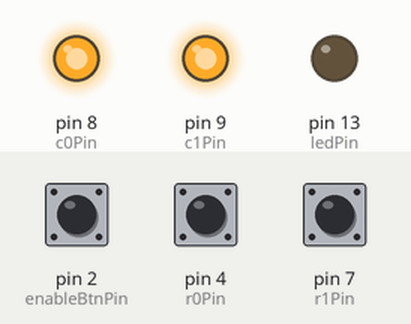
Bench run of a sketch on a simulated Arduino Leonardo, built with avr-gcc and run on an emulated ATmega32U4. Parts: output pins drawn as LEDs (lit = HIGH). The test bench sets the inputs (shaded band); at power-on: pin 2 (enableBtnPin) LOW, pin 4 (r0Pin) HIGH, pin 7 (r1Pin) HIGH. USB keyboard and mouse output is not drawn.

Above: at 1.2 s.
1.3 s: pin 2 (enableBtnPin) pulled HIGH for 0.15 s
At 1.38 s:
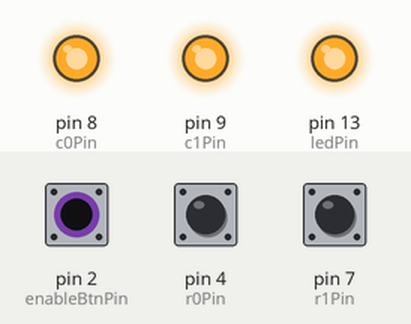
2.9 s: pin 2 (enableBtnPin) pulled HIGH for 3.2 s
At 7.3 s:
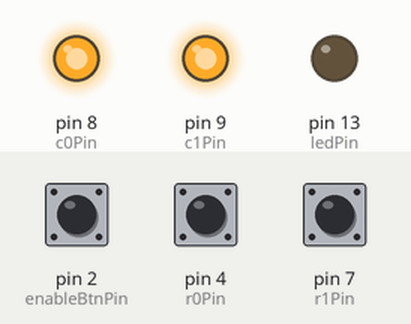
Timing chart, 0 to 8.8 s (numbered marks = the images above; inputs shaded):
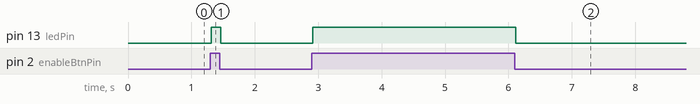

Measured:
- after the input at 1.3 s, pin 13 (ledPin): LOW → HIGH at once, → LOW 0.15 s later
- after the input at 2.9 s, pin 13 (ledPin): LOW → HIGH at once, → LOW 3.2 s later

The sketch:

keybdMatrixWithEnableBtn.ino
```cpp
/*
  Emulates a keyboard with 4 keys in a 2x2 matrix.
  Needs 5 pins of the arduino:
   2 column pins (configured as digital output)
   2 row pins as input (pullup)
   the "keyboard enable" switch. For safety while developing.

  The circuit:
  - LED attached from pin 13 to ground
  Check pictures in the repo.

  - Note: on most Arduinos there is already an LED on the board
    attached to pin 13.

  created 2018
  by Tiago Almeida @jumpifzero

*/

#include <Keyboard.h>

const int enableBtnPin = 2;     // the number of the pushbutton pin
const int ledPin =  13;         // the number of the LED pin
const int c0Pin = 8;
const int c1Pin = 9;
const int r0Pin = 4;
const int r1Pin = 7;

bool keyboardStarted = false;
unsigned int scanColumn = 0;
int pinForColumn[] = { 8, 9 };
int keyPress[2][2] = {{ false, false }, { false, false }};
int prevKeyPress[2][2] = {{ false, false }, { false, false }};
char character[2][2] = { {'a', 'b'}, {'c', 'd'} };
bool debugSerial = false;

void setup() {
  // initialize the LED pin as an output:
  pinMode(ledPin, OUTPUT);
  // initialize the pushbutton pin as an input:
  pinMode(enableBtnPin, INPUT);
  // column pins are outputs and set to high
  pinMode(c0Pin, OUTPUT);
  pinMode(c1Pin, OUTPUT);
  // row pins are input with pullups
  pinMode(r0Pin, INPUT_PULLUP);
  pinMode(r1Pin, INPUT_PULLUP);
  // columns are set high
  digitalWrite(c0Pin, HIGH);
  digitalWrite(c1Pin, HIGH);
  if (debugSerial) {
    Serial.begin(9600);
  }
}

void loop() {
  int r0;
  int r1;
  int keyboardEnabled = (digitalRead(enableBtnPin) == HIGH);

  delay(10);

  if (keyboardEnabled) {
    digitalWrite(ledPin, HIGH); // LED is on when keyboard enabled.

    if ( !keyboardStarted ) {
      keyboardStarted = true;
      Keyboard.begin();
    }

    // copy the previous matrix state for this column;
    prevKeyPress[0][scanColumn] = keyPress[0][scanColumn];
    prevKeyPress[1][scanColumn] = keyPress[1][scanColumn];

    // clear the current matrix state for this column
    keyPress[0][scanColumn] = false;
    keyPress[1][scanColumn] = false;

    // we set the scanColumn to low.
    // then we read the state of the rows.
    // then we increment the column modulus 2.
    // we record the state of the keys in the keyPress.
    // when we get to the last column, for every key, we compare previous scan to current
    // to decide if we send a keypress or a keyrelease comand (or nothing)
    digitalWrite(pinForColumn[scanColumn], LOW);
    r0 = digitalRead(r0Pin);
    r1 = digitalRead(r1Pin);
    digitalWrite(pinForColumn[scanColumn], HIGH);
    if ( r0 == LOW ) {
      keyPress[0][scanColumn] = true;
    }
    if ( r1 == LOW ) {
      keyPress[1][scanColumn] = true;
    }

    // only when the scanColumn reaches the final, do we actually send anything
    if ( scanColumn == 1) {
      // now we send a press or a release by comparing previous to current matrix states
      for(int r=0 ; r<2 ; r++){
        for(int c=0 ; c<2 ; c++){
          if (!prevKeyPress[r][c] && keyPress[r][c]){
            Keyboard.press(character[r][c]);
            if (debugSerial){
              Serial.println("press");
              Serial.println(r);
              Serial.println(c);
              Serial.println(character[r][c]);
            }
          }
          if(!keyPress[r][c] && prevKeyPress[r][c]) {
            Keyboard.release(character[r][c]);
            if (debugSerial){
              Serial.println("unpress");
              Serial.println(r);
              Serial.println(c);
              Serial.println(character[r][c]);
            }
          }
        }
      }
    }

    scanColumn = (scanColumn + 1) % 2;

  } else { // when the keyboard enable switch is released we disable the keyboard lib.
    digitalWrite(ledPin, LOW);

    if ( keyboardStarted ) {
      Keyboard.end();
      keyboardStarted = false;
    }
    digitalWrite(ledPin, LOW);
  }

}
```
